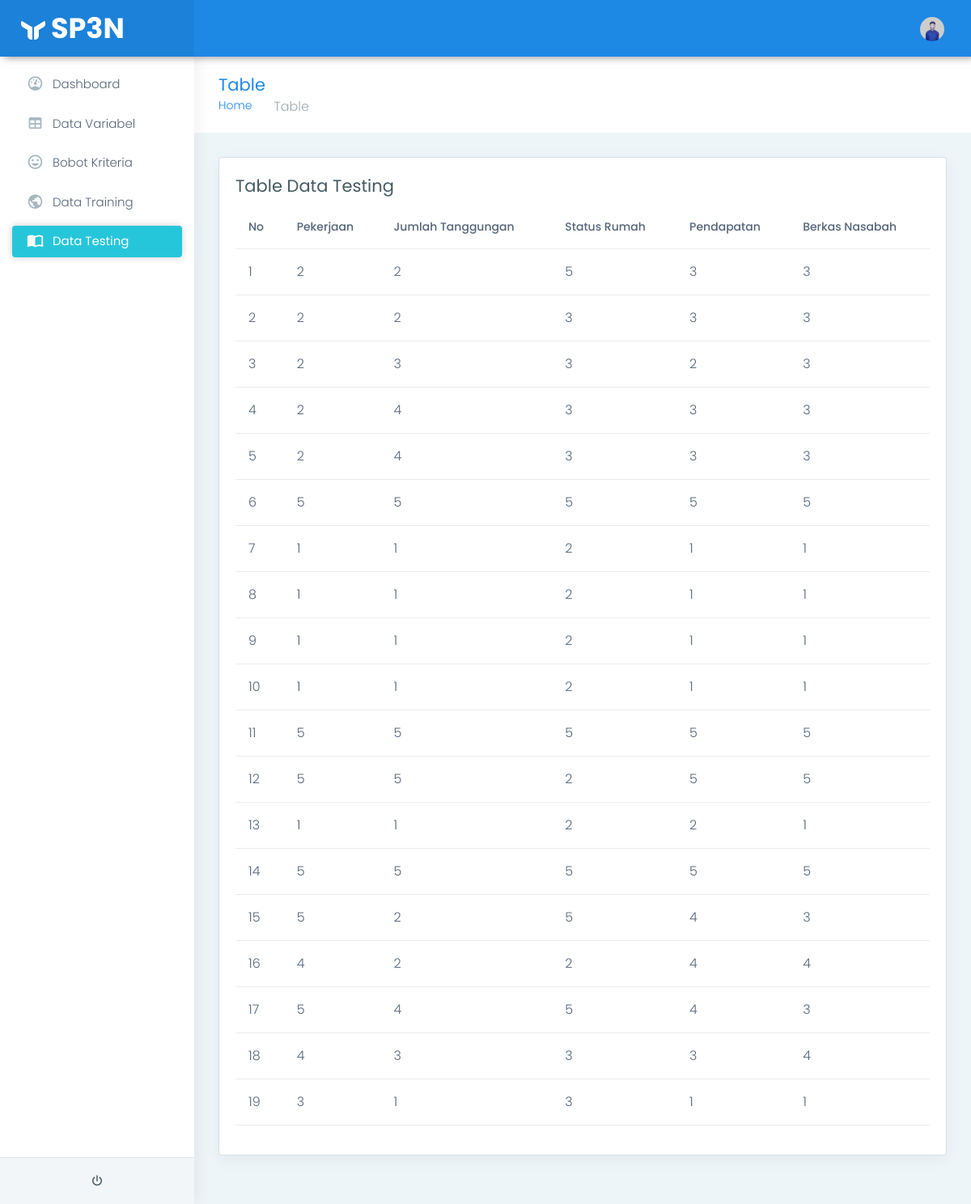
Screenshot of /viewlogin/Dasboard/html/data-testing.php with the database file from the repository.
### tables this page shows
CREATE TABLE `data_training` (
  `id_data_training` int(11) NOT NULL,
  `pekerjaan` int(11) NOT NULL,
  `jumlah_tanggungan` int(11) NOT NULL,
  `status_rumah` int(11) NOT NULL,
  `pendapatan` int(11) NOT NULL,
  `berkas_nasabah` int(11) NOT NULL,
  `output` varchar(15) NOT NULL
);

### viewlogin/Dasboard/html/data-testing.php (the view, shortened to what this page needs)
<?php include('../html/template/header.php'); ?>
<?php include('../html/template/sidebar.php'); ?>
<div class="page-wrapper">
    <div class="page-breadcrumb">
        <div class="row align-items-center">
            <div class="col-md-6 col-8 align-self-center">
                <h3 class="page-title mb-0 p-0">Table</h3>
                <div class="d-flex align-items-center">
                    <nav aria-label="breadcrumb">
                        <ol class="breadcrumb">
                            <li class="breadcrumb-item"><a href="#">Home</a></li>
                            <li class="breadcrumb-item active" aria-current="page">Table</li>
                        </ol>
                    </nav>
                </div>
            </div>
        </div>
    </div>
    <div class="container-fluid">
        <div class="row">
            <div class="col-sm-12">
                <div class="card">
                    <div class="card-body">
                        <h4 class="card-title"> Table Data Testing</h4>
                        <div class="table-responsive">
                            <table class="table user-table">
                                <thead>
                                    <tr>
                                        <th class="border-top-0">No</th>
                                        <th class="border-top-0">Pekerjaan</th>
                                        <th class="border-top-0">Jumlah Tanggungan</th>
                                        <th class="border-top-0">Status Rumah</th>
                                        <th class="border-top-0">Pendapatan</th>
                                        <th class="border-top-0">Berkas Nasabah</th>
                                    </tr>
                                </thead>
                                <tbody>
                                <?php
                                        include('../../../koneksi.php');
                                        $no = 1;
                                        $query = mysqli_query($conn, "SELECT * FROM data_training");
                                        while ($row = mysqli_fetch_assoc($query)) {
                                        ?>
                                            <tr>
                                                <td> <?php echo $no++ ?> </td>
                                                <td> <?php echo $row['pekerjaan'] ?> </td>
                                                <td> <?php echo $row['jumlah_tanggungan'] ?> </td>
                                                <td> <?php echo $row['status_rumah'] ?> </td>
                                                <td> <?php echo $row['pendapatan'] ?> </td>
                                                <td> <?php echo $row['berkas_nasabah'] ?> </td>
                                            </tr>
                                        <?php
                                        }
                                        ?>
                                </tbody>
                            </table>
                        </div>
                    </div>
                </div>
            </div>
        </div>
<?php include('../html/template/footer.php'); ?>

### rows the page displays
data_training: pekerjaan "2", jumlah_tanggungan "2", status_rumah "5", pendapatan "3", berkas_nasabah "3"
data_training: pekerjaan "2", jumlah_tanggungan "2", status_rumah "3", pendapatan "3", berkas_nasabah "3"
data_training: pekerjaan "2", jumlah_tanggungan "3", status_rumah "3", pendapatan "2", berkas_nasabah "3"
data_training: pekerjaan "2", jumlah_tanggungan "4", status_rumah "3", pendapatan "3", berkas_nasabah "3"
data_training: pekerjaan "2", jumlah_tanggungan "4", status_rumah "3", pendapatan "3", berkas_nasabah "3"
data_training: pekerjaan "5", jumlah_tanggungan "5", status_rumah "5", pendapatan "5", berkas_nasabah "5"
data_training: pekerjaan "1", jumlah_tanggungan "1", status_rumah "2", pendapatan "1", berkas_nasabah "1"
data_training: pekerjaan "1", jumlah_tanggungan "1", status_rumah "2", pendapatan "1", berkas_nasabah "1"
data_training: pekerjaan "1", jumlah_tanggungan "1", status_rumah "2", pendapatan "1", berkas_nasabah "1"
data_training: pekerjaan "1", jumlah_tanggungan "1", status_rumah "2", pendapatan "1", berkas_nasabah "1"
data_training: pekerjaan "5", jumlah_tanggungan "5", status_rumah "5", pendapatan "5", berkas_nasabah "5"
data_training: pekerjaan "5", jumlah_tanggungan "5", status_rumah "2", pendapatan "5", berkas_nasabah "5"
data_training: pekerjaan "1", jumlah_tanggungan "1", status_rumah "2", pendapatan "2", berkas_nasabah "1"
data_training: pekerjaan "5", jumlah_tanggungan "5", status_rumah "5", pendapatan "5", berkas_nasabah "5"
data_training: pekerjaan "5", jumlah_tanggungan "2", status_rumah "5", pendapatan "4", berkas_nasabah "3"
data_training: pekerjaan "4", jumlah_tanggungan "2", status_rumah "2", pendapatan "4", berkas_nasabah "4"
data_training: pekerjaan "5", jumlah_tanggungan "4", status_rumah "5", pendapatan "4", berkas_nasabah "3"
data_training: pekerjaan "4", jumlah_tanggungan "3", status_rumah "3", pendapatan "3", berkas_nasabah "4"
data_training: pekerjaan "3", jumlah_tanggungan "1", status_rumah "3", pendapatan "1", berkas_nasabah "1"
